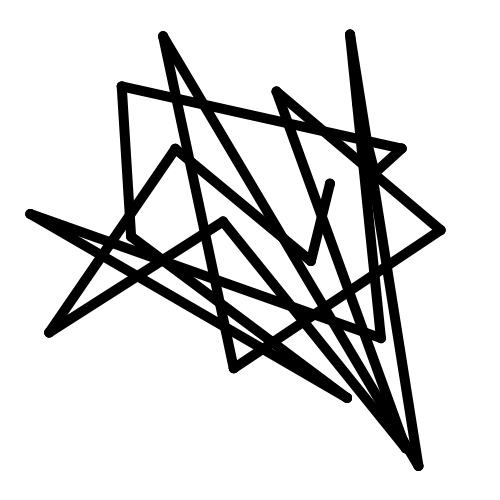
Frame 1 (no input)
Frame 60 (no input): identical to frame 1, image omitted
Frame 120 (the mouse pressed at the canvas centre since frame 60): identical to frame 1, image omitted

The p5.js sketch that drew this single still picture (run headless with seeded random() and noise() and a simulated clock; from frame 60 on, the mouse is pressed at the canvas centre):

// p5.js sketch
// ── sketch.js
class Point {
  constructor(id, x, y) {
    this.id = id;
    this.x = x;
    this.y = y;
    this.isOver = false;
    this.size = 10;
  }

  draw() {
    if (this.isOver) {
      fill(255, 0, 0);
      this.size = 20;
    } else {
      fill(0);
      this.size = 10;
    }
    noStroke();
    ellipse(this.x, this.y, this.size, this.size);
  }

  hitTest(x, y) {
    if (dist(this.x, this.y, x, y) < this.size) {
      this.isOver = true;
      return true;
    } else {
      this.isOver = false;
      return false;
    }
  }

  setPos(x, y) {
    this.x = x;
    this.y = y;
  }
}

class Segment {
  constructor(a, b) {
    this.a = a;
    this.b = b;
    this.prevA = Object.assign({}, a);
    this.prevB = Object.assign({}, b);
    this.len = 50;
    this.angle;
  }

  update() {
    if (this.a.x !== this.prevA.x || this.a.y !== this.prevA.y) {
      let dx = this.b.x - this.a.x;
      let dy = this.b.y - this.a.y;
      let angle = atan2(dy, dx);
      this.b.x = this.a.x + cos(angle) * this.len;
      this.b.y = this.a.y + sin(angle) * this.len;
    } else if (this.b.x !== this.prevB.x || this.b.y !== this.prevB.y) {
      let dx = this.a.x - this.b.x;
      let dy = this.a.y - this.b.y;
      let angle = atan2(dy, dx);
      this.a.x = this.b.x + cos(angle) * this.len;
      this.a.y = this.b.y + sin(angle) * this.len;
    }
    this.prevA = Object.assign({}, this.a);
    this.prevB = Object.assign({}, this.b);
  }

  draw() {
    stroke(0);
    line(this.a.x, this.a.y, this.b.x, this.b.y);
  }
}

const NUM_POINTS = 20;
let segments = [];
let points = [];
let p0, p1, p2, p3;
let pickedId = -1;
function setup() {
  createCanvas(500, 500);
  while (points.length < NUM_POINTS) {
    points.push(new Point(points.length, random(width), random(height)));
  }

  for (let i = 0; i < points.length - 1; i++) {
    segments.push(new Segment(points[i], points[i + 1]));
  }
  strokeWeight(10);
}

function draw() {
  background(255);
  segments.forEach(s => s.update());
  segments.forEach(s => s.draw());
  points.forEach(p => p.draw());
}

function mouseMoved() {
  points.forEach(p => {
    if (p.hitTest(mouseX, mouseY)) {
      p.isOver = true;
    }
  });
}

function mousePressed() {
  points.forEach(p => {
    if (p.hitTest(mouseX, mouseY)) {
      pickedId = p.id;
    }
  });
}

function mouseDragged() {
  points.forEach(p => {
    if (p.id === pickedId) {
      p.setPos(mouseX, mouseY);
    }
  });
}

function mouseReleased() {
  pickedId = -1;
}
